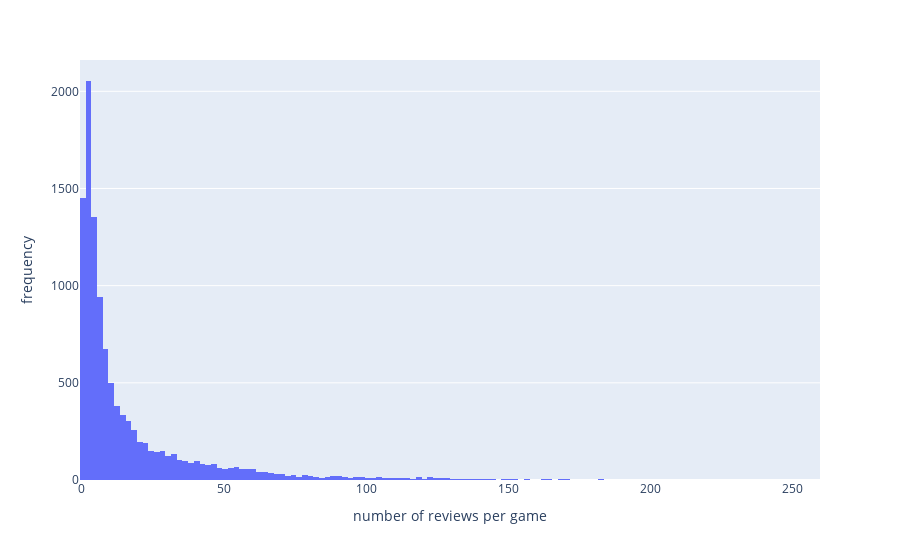

The code cell stored with this chart in its notebook:
### Code cell
reviews_per_game = user_ratings_pivot.notnull().sum().sort_values()
fig = px.histogram(reviews_per_game)
fig.update_layout(xaxis=dict(title='number of reviews per game'), yaxis=dict(title='frequency'), showlegend=False)

### Figure 1 — Plotly figure (JSON) as saved in the notebook; plotly's stock layout.template omitted (floating-point values rounded to 4 significant figures; data arrays with more than 128 entries replaced by an {"elided": "..."} marker saying what was removed)
{"data": [{"alignmentgroup": "True", "bingroup": "x", "hovertemplate": "variable=0<br>value=%{x}<br>count=%{y}<extra></extra>", "legendgroup": "0", "marker": {"color": "#636efa", "pattern": {"shape": ""}}, "name": "0", "offsetgroup": "0", "orientation": "v", "showlegend": true, "type": "histogram", "x": {"elided": "11069 int values"}, "xaxis": "x", "yaxis": "y"}], "layout": {"barmode": "relative", "legend": {"title": {"text": "variable"}, "tracegroupgap": 0}, "margin": {"t": 60}, "showlegend": false, "xaxis": {"anchor": "y", "domain": [0, 1], "title": {"text": "number of reviews per game"}}, "yaxis": {"anchor": "x", "domain": [0, 1], "title": {"text": "frequency"}}}}
